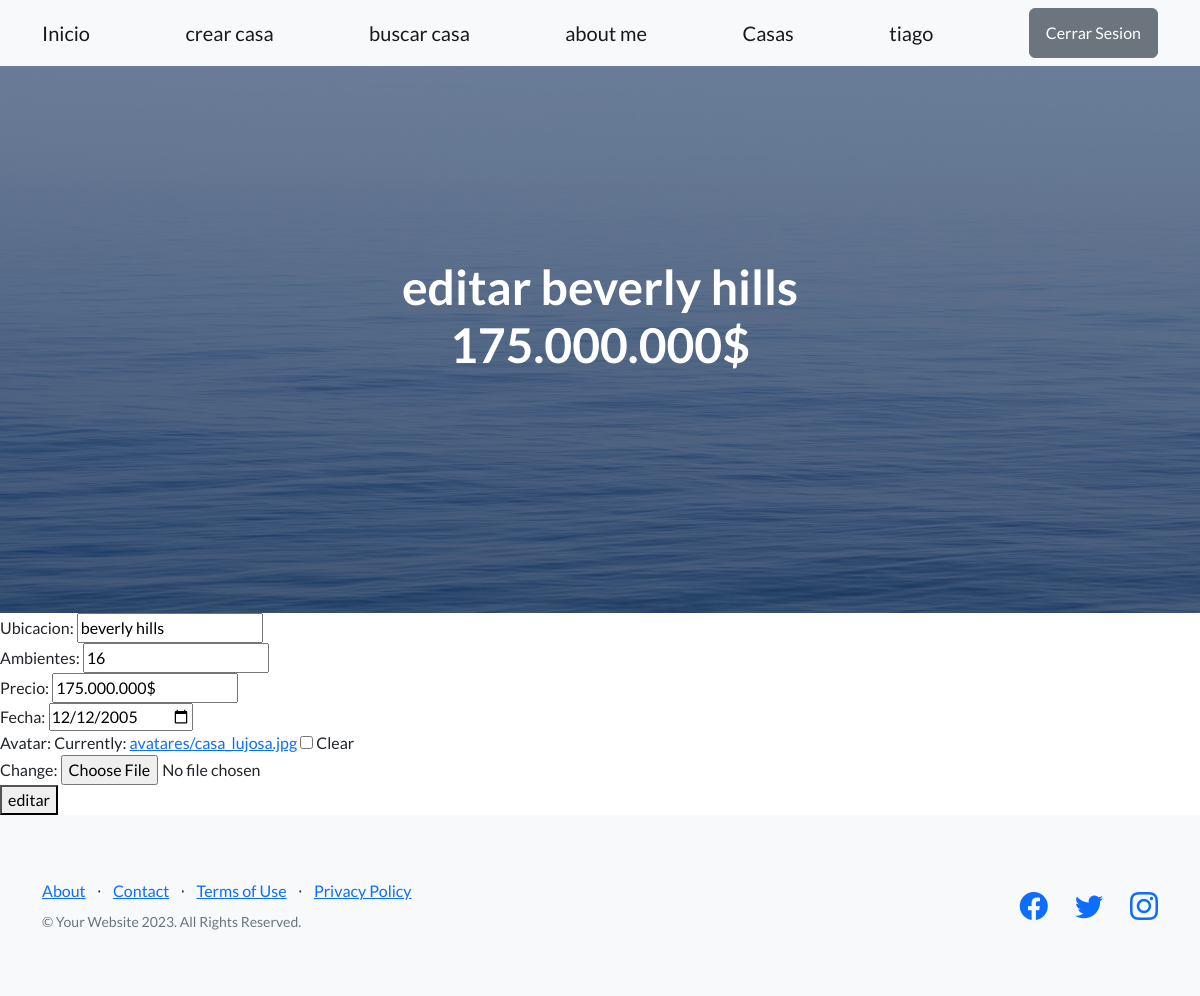
Page /casas/23/editar (signed in) on the committed database.
### inicio/models.py (models this page shows)
class Casa (models.Model):
    ubicacion = models.CharField(max_length=20)
    ambientes = models.IntegerField()
    precio = models.CharField (max_length=20)
    fecha = models.DateField(null= True, blank=True)
    avatar = models.ImageField(upload_to="avatares", null=True, blank=True)
    def __str__(self):
        return f"{self.ubicacion} {self.precio} "

### inicio/views.py (the view, shortened to what this page needs)
@login_required
def editar_casa(request, id_casa):
    casa = Casa.objects.get(id=id_casa)
    formulario = EdicionCasa(initial={"ubicacion": casa.ubicacion, "ambientes": casa.ambientes, "precio": casa.precio, "fecha": casa.fecha, "avatar": casa.avatar } )
    return render (request, "inicio/editar_casa.html", { "form": formulario, "casa" : casa })

### inicio/forms.py
class EdicionCasa(forms.Form):
    ubicacion = forms.CharField(max_length=20)
    ambientes = forms.IntegerField()
    precio = forms.CharField(max_length=20)
    fecha = forms.DateField(widget=forms.DateInput(attrs={"type": "date"}))
    avatar = forms.ImageField(required=False)

### inicio/templates/inicio/editar_casa.html (shortened to what this page needs)
{% extends "inicio/index.html" %}
{% block header %} editar {{casa}} {% endblock header%}
{% block main %}
<form action= {% url "inicio:editar_casa" casa.id  %} method= "POST" enctype="multipart/form-data" >
    {{form}}
    <button> editar </button>
</form>
{% endblock main %}

### inicio/templates/inicio/index.html (shortened to what this page needs)
<!DOCTYPE html>
<html lang="en">
    {% load static %}
    <head>
        <link href="https://cdn.jsdelivr.net/npm/bootstrap-icons@1.5.0/font/bootstrap-icons.css" rel="stylesheet" type="text/css" />
        <link href= {% static 'css/styles.css' %} rel="stylesheet" />
    </head>
    <body>
        <nav class="navbar navbar-light bg-light static-top">
            <div class="container">
                <a class="navbar-brand" href= {% url "inicio:inicio" %} > Inicio</a>
                <a class="navbar-brand" href= {% url "inicio:crear_casa" %} > crear casa</a>
                <a class="navbar-brand" href= {% url "inicio:buscar_casa" %} > buscar casa</a>
                <a class="navbar-brand" href= {% url "inicio:about_me" %} > about me</a>
                <a class="navbar-brand" href= {% url "inicio:listado_casas" %} > Casas</a>
                {% if request.user.is_authenticated%}
                <a class="navbar-brand" href= "#" > {{request.user.username}} </a>
                <form action= {% url "usuarios:logout" %} method="post">
                    <input type="submit" class="btn btn-secondary" value="Cerrar Sesion">
                </form>
                {%else%}
                <a class="btn btn-primary" href= {% url "usuarios:login" %} > Inicar sesion</a>
                <a class="btn btn-succes" href= {% url "usuarios:registrarse" %} >Registrarse</a>
                {% endif %}
            </div>
        </nav>
        <header class="masthead">
            <div class="container position-relative">
                <div class="row justify-content-center">
                    <div class="col-xl-6">
                        <div class="text-center text-white">
                            <h1 class="mb-5">  {% block header%} inicio {% endblock header%} </h1>
                        </div>
                    </div>
                </div>
            </div>
        </header>
        <main>
            {% block main %}{% endblock main %}
        </main>
        <footer class="footer bg-light">
            <div class="container">
                <div class="row">
                    <div class="col-lg-6 h-100 text-center text-lg-start my-auto">
                        <ul class="list-inline mb-2">
                            <li class="list-inline-item"><a href="#!">About</a></li>
                            <li class="list-inline-item">⋅</li>
                            <li class="list-inline-item"><a href="#!">Contact</a></li>
                            <li class="list-inline-item">⋅</li>
                            <li class="list-inline-item"><a href="#!">Terms of Use</a></li>
                            <li class="list-inline-item">⋅</li>
                            <li class="list-inline-item"><a href="#!">Privacy Policy</a></li>
                        </ul>
                        <p class="text-muted small mb-4 mb-lg-0">&copy; Your Website 2023. All Rights Reserved.</p>
                    </div>
                    <div class="col-lg-6 h-100 text-center text-lg-end my-auto">
                        <ul class="list-inline mb-0">
                            <li class="list-inline-item me-4">
                                <a href="#!"><i class="bi-facebook fs-3"></i></a>
                            </li>
                            <li class="list-inline-item me-4">
                                <a href="#!"><i class="bi-twitter fs-3"></i></a>
                            </li>
                            <li class="list-inline-item">
                                <a href="#!"><i class="bi-instagram fs-3"></i></a>
                            </li>
                        </ul>
                    </div>
                </div>
            </div>
        </footer>
    </body>
</html>

### rows in the picture
Casa: ubicacion+precio "beverly hills 175.000.000$", ubicacion "beverly hills", ambientes "16", precio "175.000.000$", fecha "12/12/2005"

### other values in the picture
{{ request.user.username }} "tiago"
